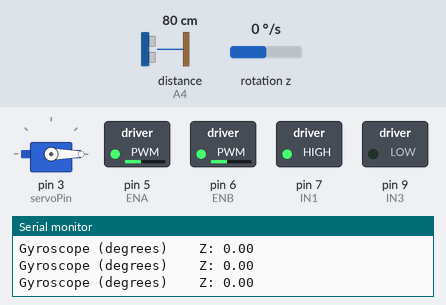
Simulated run of this sketch. Board: Arduino Uno, built with avr-gcc and run on an emulated ATmega328P. Shown: servo, switched loads named in the sketch (green lamp = pin HIGH), the last lines printed to the serial monitor. Wiring (inferred from the names in the program): ultrasonic range finder: trigger A5; echo A4. Dashed ring = blinking. The inputs (shaded band) are chosen by the test bench; at power-on: distance to the obstacle (sensor on A4) 80 cm, rotation z 0 °/s. The echo pulse lasts 58.3 µs per cm; pins used as bus, display or sensor lines are not drawn.

Above: at 3.2 s.
3.3 s: distance to the obstacle (sensor on A4) set to 15 cm
6.3 s: distance to the obstacle (sensor on A4) set to 12 cm
At 6.45 s:
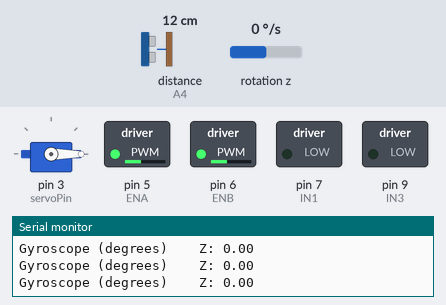
9.3 s: distance to the obstacle (sensor on A4) set to 18 cm
At 10.3 s:
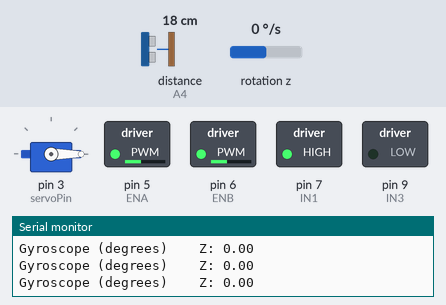
10.9 s: rotation z set to -72 °/s
13.9 s: rotation z set to -80 °/s
At 15.75 s:
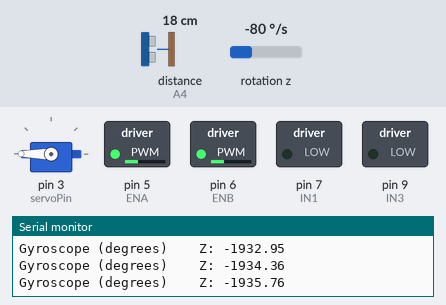
16.9 s: rotation z set to 124 °/s
19.9 s: rotation z set to 136 °/s
At 20.4 s:
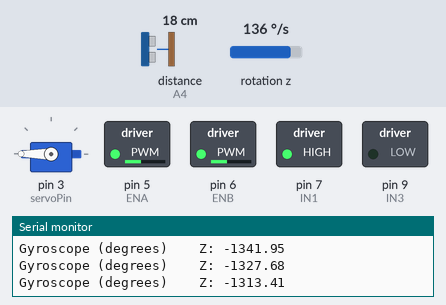
Timing chart, 0 to 22.9 s (numbered marks = the images above; inputs shaded):
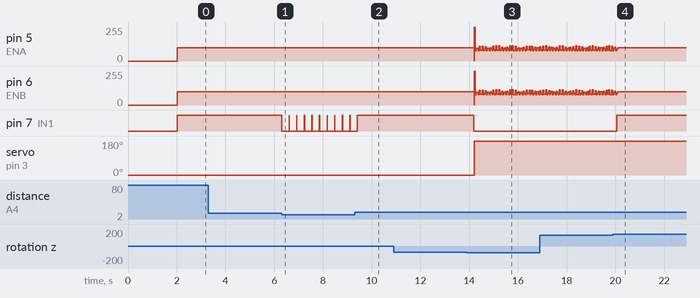

The sketch:

Logic_Test.ino
```cpp
/**
 * Ultrasonic Sensor and Servo Code for the Smart Car
 *
 * Author: Ben, Mutasem, Abhay
 */
#include <Wire.h>
#include <MPU6050.h>
#include <Servo.h>                  //The servo library gets imported in
Servo ultraSonicSensorServo;       //Creating the servo object from the imported library
MPU6050 gyroAccelTemp;

#define ENA 5
#define ENB 6
#define IN1 7
#define IN2 8
#define IN3 9
#define IN4 11

#define GYRO_X_OFFSET 14                     // Determined using IMU_Zero under File > Examples > MPU6050
#define GYRO_Y_OFFSET -72                    // Determined using IMU_Zero under File > Examples > MPU6050
#define GYRO_Z_OFFSET 60                     // Determined using IMU_Zero under File > Examples > MPU6050


const int servoPin = 3;            //Not sure about the pin number

const int trigPin = A5;           //Trigger Pin of the Ultrasonic Sensor
const int echoPin = A4;           //Echo Pin of the Ultrasonic Sensor

long distance;                   //Distance which is measured in cm
long duration;                   //Duration of the echoPin how long it takes for pulse to travel

  float gyroX =0;
  float gyroY =0;
  float gyroZ =0;
  float gyroBefore = 0;
unsigned long timer = 0;
float timeStep = 0.01;

int currentLap =1;
 int currentLapRev = 1;
int numberOfLap1 = 2;
bool forward = true;
bool reverse = false;

void setup() {
Serial.begin(38400);            //BaudRate of 38400, and this opens the serial communication

Wire.begin();
  Serial.println("Initializing I2C devices...");
  gyroAccelTemp.initialize();

  // Verify IMU connection
  Serial.println("Testing device connections...");
  Serial.println(gyroAccelTemp.testConnection() ? "MPU6050 connection successful" : "MPU6050 connection failed");

  gyroAccelTemp.CalibrateGyro();                  // Fully calibrate gyro in about 15 loops
  gyroAccelTemp.CalibrateAccel();                 // Fully calibrate gyro in about 15 loops
  Serial.println("Calibration complete");         // Notify when calibration is complete
  /* The following will NOT get rid of the noise produce by the IMU but they will ensure that
      the average values are at 0 to a certain extent
      (Refer to the IMU Error Determination code and the MPU6050 tutorial video for more details)
  */
  // Set Gyroscope Offsets
  gyroAccelTemp.setXGyroOffset(GYRO_X_OFFSET);    // Set the X gyroscope offset
  gyroAccelTemp.setYGyroOffset(GYRO_Y_OFFSET);    // Set the Y gyroscope offset
  gyroAccelTemp.setZGyroOffset(GYRO_Z_OFFSET);    // Set the Z gyroscope offset


  // IMPORTANT: If you do not calibrate after setting your offset, there will be error
  gyroAccelTemp.CalibrateGyro(6);                 // Fine Tuning purposes of gyroscope
  gyroAccelTemp.CalibrateAccel(6);                // Fine Tuning purposes of accelerometer
  Serial.println("Fine Tuning Complete");         // Notify when fine tuning is complete

ultraSonicSensorServo.attach(servoPin);
pinMode(IN1, OUTPUT); //Left wheels turn forward
pinMode(IN3, OUTPUT); //Right wheels turn forward

pinMode(ENA, OUTPUT); // Enables left wheels to move
pinMode(ENB, OUTPUT); // Enables right wheels to move

pinMode(trigPin, OUTPUT);       //Setting the trigger pin to output
pinMode(echoPin, INPUT);       //The echo pin is the input
ultraSonicSensorServo.write(0);
ultrasonicDistanceInCM();
Serial.println(ultrasonicDistanceInCM()+ "is from setup");
delay(2000);
setMotorSpeed(100);                                               //Set motor speed 100 out of 255
moveForward();

}

void loop() {

  timer  =  millis();

  gyroZ = gyroZ + gyroAccelTemp.getRotationZ() / 131.0 *1.76 * timeStep;         // Get current Z axis orientation in degrees (conversion from degrees per second


  delay((timeStep*1000) - (millis() - timer));

  Serial.println();
  // Print out Gyroscope data
  Serial.print("Gyroscope (degrees)\t\tZ: ");
  Serial.println(gyroZ);

      while(forward){

             if(ultrasonicDistanceInCM() < 13){                            //If robot is closer than 13cm than turn left slightly
              wideTurnLeft();
              delay(300);
              moveForward();
             }

                else if(ultrasonicDistanceInCM() > 20){
                 wideTurnRight();
                  delay(300);
                  moveForward();
                }
                if(gyroZ <-360*currentLap){
                  currentLap++;

                }
                if(currentLap==6){
                  gyroBefore = gyroZ;
                  forward = false;
                  break;
                }

               timer  =  millis();

              gyroZ = gyroZ + gyroAccelTemp.getRotationZ() / 131.0 *10.49* timeStep;         // Get current Z axis orientation in degrees (conversion from degrees per second


              delay((timeStep*1000) - (millis() - timer));

                Serial.println();

              // Print out Gyroscope data
              Serial.print("Gyroscope (degrees)\t\tZ: ");
              Serial.println(gyroZ);

      }

if(currentLap==6){
  setMaxSpeed();
  TurnAround();
  delay(1);
  stopMovingForever();
}


    while(reverse){
          setMotorSpeed(100);                                               //Set motor speed 100 out of 255
          moveForward();
           delay(1);
                 if(ultrasonicDistanceInCM() < 13){                            //If robot is closer than 13cm than turn left slightly
                  wideTurnRight();
                  delay(300);
                  moveForward();
                 }

                else if(ultrasonicDistanceInCM() > 20){
                 wideTurnLeft();
                  delay(300);
                  moveForward();
                }
                if(gyroZ >(-360*currentLapRev+180)){       //Keep in mind the gyroscope starts at -1800+180 degrees for the reverse
                  currentLapRev++;

                }
                if(currentLapRev==6){
                  gyroBefore = gyroZ;
                  reverse = false;
                  break;
                }

               timer  =  millis();

              gyroZ = gyroZ + gyroAccelTemp.getRotationZ() / 131.0 *10.49* timeStep;         // Get current Z axis orientation in degrees (conversion from degrees per second


              delay((timeStep*1000) - (millis() - timer));
              Serial.println();
              // Print out Gyroscope data
              Serial.print("Gyroscope (degrees)\t\tZ: ");
              Serial.println(gyroZ);

      }

if(currentLapRev==6){
  moveForward();
  delay(5);
  if(ultrasonicDistanceInCM() > 40){
    stopMovingForever();

  }
}


}

        /////////////
        /////////////
        //Functions//
        /////////////
        /////////////

void TurnAround(){                          //Function to turn car around based on gyro data.
float z = 180;
      if(gyroZ < (gyroBefore +180)){
      turnLeft();
      delay(5);
      ultraSonicSensorServo.write(180);
      }

      if(gyroZ > (gyroBefore +180)){

        reverse = true;
        currentLap = 7;                     //Set to 7 so turn around function is ensured to be turned off.
      }

}

void turnRight()                             // Right turn function
{
  digitalWrite(IN1, HIGH);                   // Left forward motion activated
  digitalWrite(IN2, LOW);                    // Left backward motion not activated
  digitalWrite(IN3, HIGH);                   // Right backward motion activated
  digitalWrite(IN4, LOW);                    // Right forward motion not activated
}

void turnLeft()                              // Left turn function
{
  digitalWrite(IN1, LOW);                    // Left forward motion not activated
  digitalWrite(IN2, HIGH);                   // Left backward motion activated
  digitalWrite(IN3, LOW);                    // Right backward motion not activated
  digitalWrite(IN4, HIGH);                   // Right forward motion activated

}

void wideTurnRight()                          // Wide right turn function
{
  digitalWrite(IN1, HIGH);                   // Left forward motion not activated
  digitalWrite(IN2, LOW);                    // Left backward motion activated
  digitalWrite(IN3, LOW);                    // Right backward motion not activated
  digitalWrite(IN4, LOW);                    // Right forward motion activated

}

void wideTurnLeft()                          // Wide left turn function
{
  digitalWrite(IN1, LOW);                    // Left forward motion not activated
  digitalWrite(IN2, LOW);                    // Left backward motion activated
  digitalWrite(IN3, LOW);                    // Right backward motion not activated
  digitalWrite(IN4, HIGH);                   // Right forward motion activated

}
void moveForward() {  //Forward function
  digitalWrite(IN1, HIGH);  //Left forward motion activated
  digitalWrite(IN2, LOW);  //Left backward motion not activated
  digitalWrite(IN3, LOW); //Right backward motion not activated
  digitalWrite(IN4, HIGH); //Right forward motion activated

}

void setMotorSpeed(int newSpeed) {
  // Avoid setting the motors to 2 different speed as it tends to stop working
  analogWrite(ENA, newSpeed);               // Enable left motor at set speed
  analogWrite(ENB, newSpeed);               // Enable right motor at set speed
}

void setMaxSpeed()                           // Set motors to max speed function
{
  digitalWrite(ENA, HIGH);                   // Disable right motor
  digitalWrite(ENB, HIGH);                   // Disable left motor
}


void stopMoving()                            // Stopping function
{
  digitalWrite(IN1, LOW);                    // Left forward motion not activated
  digitalWrite(IN2, LOW);                    // Left backward motion not activated
  digitalWrite(IN3, LOW);                    // Right backward motion not activated
  digitalWrite(IN4, LOW);                    // Right forward motion not activated
}

void stopMovingForever()                     // Stopping function
{
  digitalWrite(ENA, LOW);                    // Disable right motor
  digitalWrite(ENB, LOW);                    // Disable left motor
}


long ultrasonicDistanceInCM() {               // Returns the distance in centimeters using the Ultrasonic sensor
  // The above sends a pulse of ultrasonic wave
  digitalWrite(trigPin, LOW);
  delayMicroseconds(2);                       // Delay for 2 Microseconds
  digitalWrite(trigPin, HIGH);
  delayMicroseconds(10);                      // Delay for 10 Microseconds
  digitalWrite(trigPin, LOW);
  // pulseIn waits for the pin to go HIGH, starts timing, then waits for the pin to go LOW and stops timing
  // pulseIn() return is of type long
  long duration = pulseIn(echoPin, HIGH);
  return duration / 29 / 2;
}
```

Measured:
- the behaviour switches between 14 and 13 cm on distance to the obstacle (sensor on A4) (found by bisection; images 0 and 1)
- the behaviour switches between -79 and -80 °/s on rotation z (found by bisection; images 2 and 3)
- the behaviour switches between 131 and 132 °/s on rotation z (found by bisection; images 3 and 4)
- after the input at 6.3 s, pin 7 (IN1): alternates HIGH for 0.01 s and LOW for 0.30 s, starting at once
- after the input at 9.3 s, pin 7 (IN1): goes on until 9.4 s, then stays HIGH
